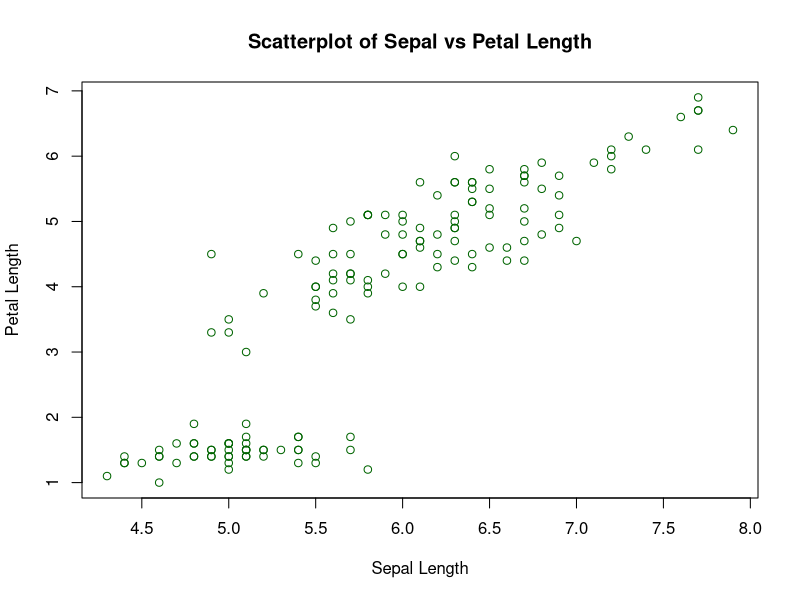

Write R code to recreate this figure.
# scatterplot of the Sepal.Length and Petal.Length in iris dataset using the plot function.
# proper label and title. Save the plot as a high-resolution image file.

data("iris")

output <- 'scatterplot_sepal_petal_length.png'
png(filename = output, width = 800, height = 800, res = 300)

plot(iris$Sepal.Length, iris$Petal.Length, xlab = 'Sepal Length', ylab = 'Petal Length',
     main = 'Scatterplot of Sepal vs Petal Length', col = 'darkgreen')

dev.off
